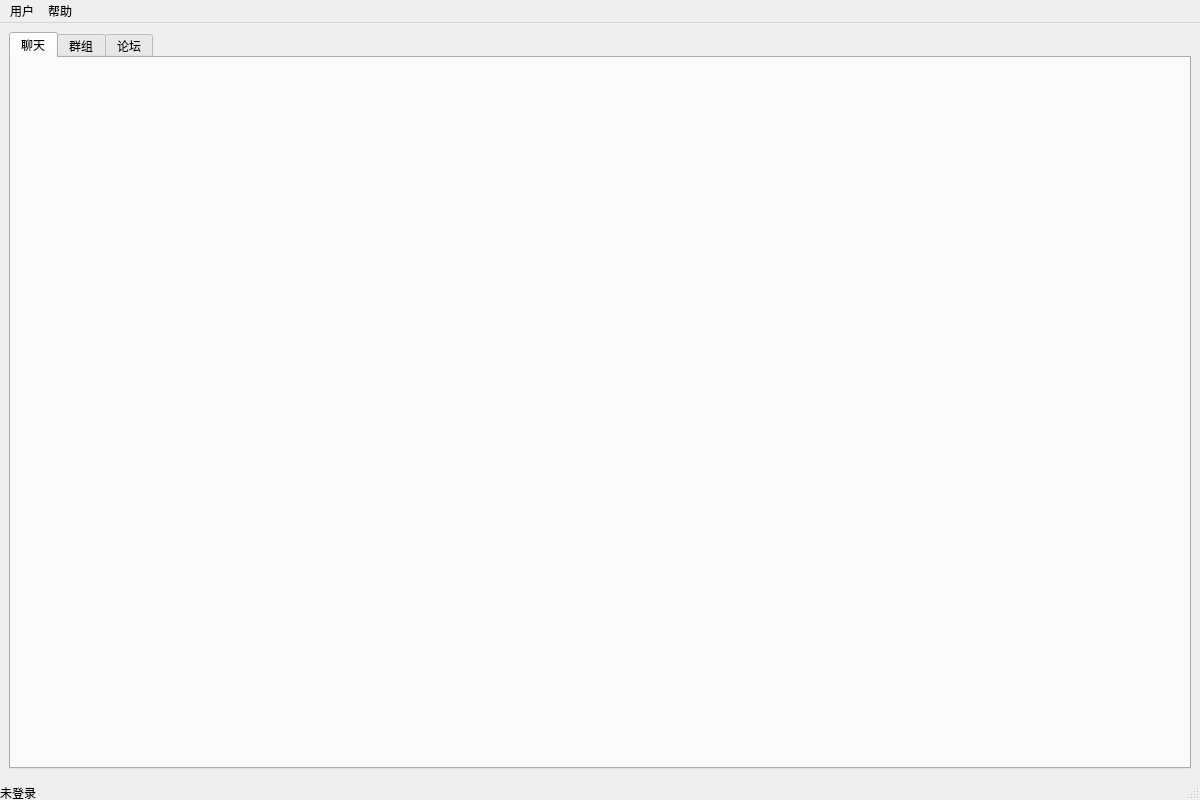
<?xml version="1.0" encoding="UTF-8"?>
<ui version="4.0">
 <class>MainWindow</class>
 <widget class="QMainWindow" name="MainWindow">
  <property name="geometry">
   <rect>
    <x>0</x>
    <y>0</y>
    <width>1200</width>
    <height>800</height>
   </rect>
  </property>
  <property name="windowTitle">
   <string>Talkbox - 聊天软件</string>
  </property>
  <widget class="QWidget" name="centralwidget">
   <layout class="QHBoxLayout" name="horizontalLayout">
    <item>
     <widget class="QTabWidget" name="tabWidget">
      <property name="currentIndex">
       <number>0</number>
      </property>
      <widget class="QWidget" name="chatTab">
       <attribute name="title">
        <string>聊天</string>
       </attribute>
       <layout class="QHBoxLayout" name="chatLayout">
        <item>
         <widget class="QWidget" name="contactWidget" native="true">
          <property name="maximumSize">
           <size>
            <width>300</width>
            <height>16777215</height>
           </size>
          </property>
         </widget>
        </item>
        <item>
         <widget class="QWidget" name="chatWidget" native="true"/>
        </item>
       </layout>
      </widget>
      <widget class="QWidget" name="groupTab">
       <attribute name="title">
        <string>群组</string>
       </attribute>
       <layout class="QHBoxLayout" name="groupLayout">
        <item>
         <widget class="QWidget" name="groupManagerWidget" native="true">
          <property name="maximumSize">
           <size>
            <width>400</width>
            <height>16777215</height>
           </size>
          </property>
         </widget>
        </item>
        <item>
         <widget class="QWidget" name="groupChatWidget" native="true"/>
        </item>
       </layout>
      </widget>
      <widget class="QWidget" name="forumTab">
       <attribute name="title">
        <string>论坛</string>
       </attribute>
       <layout class="QHBoxLayout" name="forumLayout">
        <item>
         <widget class="QWidget" name="forumListWidget" native="true">
          <property name="maximumSize">
           <size>
            <width>400</width>
            <height>16777215</height>
           </size>
          </property>
         </widget>
        </item>
        <item>
         <widget class="QWidget" name="forumDetailWidget" native="true"/>
        </item>
       </layout>
      </widget>
     </widget>
    </item>
   </layout>
  </widget>
  <widget class="QMenuBar" name="menubar">
   <property name="geometry">
    <rect>
     <x>0</x>
     <y>0</y>
     <width>1200</width>
     <height>31</height>
    </rect>
   </property>
   <widget class="QMenu" name="menuUser">
    <property name="title">
     <string>用户</string>
    </property>
    <addaction name="actionLogout"/>
   </widget>
   <widget class="QMenu" name="menuHelp">
    <property name="title">
     <string>帮助</string>
    </property>
    <addaction name="actionAbout"/>
   </widget>
   <addaction name="menuUser"/>
   <addaction name="menuHelp"/>
  </widget>
  <widget class="QStatusBar" name="statusbar">
   <widget class="QLabel" name="userLabel">
    <property name="text">
     <string>未登录</string>
    </property>
   </widget>
  </widget>
  <action name="actionLogout">
   <property name="text">
    <string>登出</string>
   </property>
  </action>
  <action name="actionAbout">
   <property name="text">
    <string>关于</string>
   </property>
  </action>
 </widget>
 <resources/>
 <connections/>
</ui>
